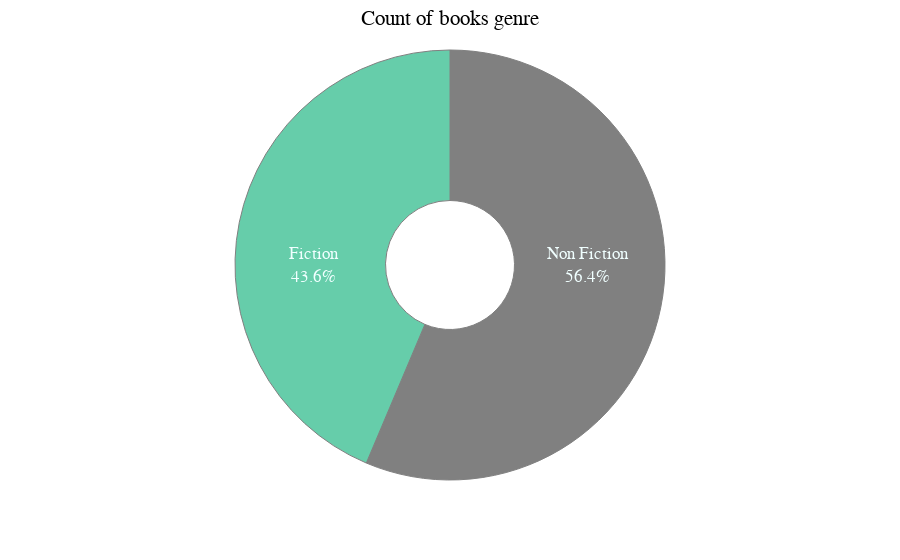

Here is the notebook cell this chart was saved with:
### Code cell
# Let's set the visualization parameters
fig_2 = make_subplots(rows=1, cols=1)

# Setting table parameters
fig_2.add_trace(go.Pie(values=number_of_books_by_genre['Name'],
                       labels=['Non Fiction', 'Fiction'],
                       textinfo='label+percent',
                       insidetextorientation='radial',
                       hole=0.3,
                       marker=dict(colors=['Gray','mediumaquamarine'], 
                                   line_color='Gray', 
                                   line_width=1),
                       textfont={'color': 'azure', 'size': 17},
                       textfont_size=17))

# Setting the parameters of the chart when displaying
fig_2.update_layout(margin_t=50, 
                    showlegend=False, 
                    title_text='Count of books genre', 
                    title_x=0.5, 
                    font=dict(family='Arial', 
                              size=15, 
                              color='black'))

# Displaying the graph
fig_2.show()

### Figure 1 — Plotly figure (JSON) as saved in the notebook; plotly's stock layout.template omitted (floating-point values rounded to 4 significant figures)
{"data": [{"hole": 0.3, "insidetextorientation": "radial", "labels": ["Non Fiction", "Fiction"], "marker": {"colors": ["Gray", "mediumaquamarine"], "line": {"color": "Gray", "width": 1}}, "textfont": {"color": "azure", "size": 17}, "textinfo": "label+percent", "type": "pie", "values": [310, 240]}], "layout": {"font": {"color": "black", "family": "Arial", "size": 15}, "margin": {"t": 50}, "showlegend": false, "title": {"text": "Count of books genre", "x": 0.5}, "xaxis": {"anchor": "y", "domain": [0, 1]}, "yaxis": {"anchor": "x", "domain": [0, 1]}}}
